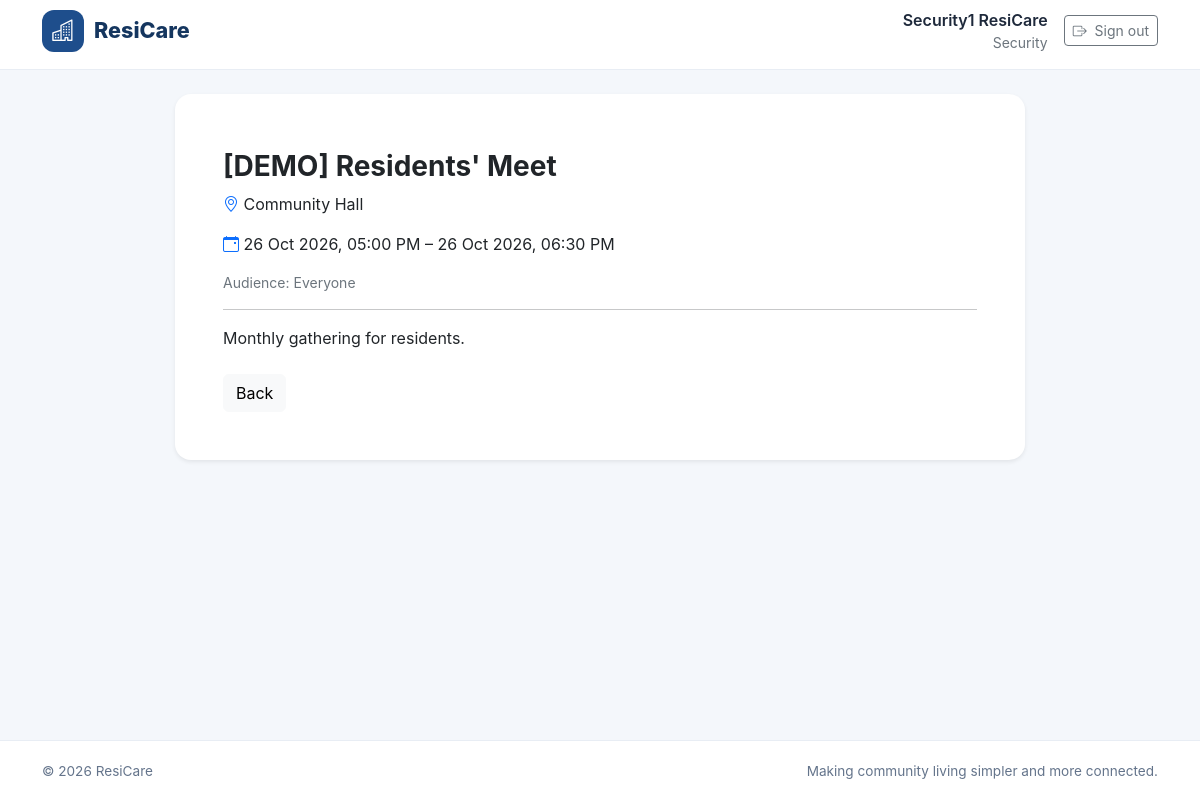
Screenshot of /community/events/1/ (signed in) with the database file from the repository.
### accounts/models.py (models this page shows, shortened)
class User(AbstractUser):
    class Role(models.TextChoices):
        RESIDENT = "RESIDENT", "Resident"
        SECURITY = "SECURITY", "Security"
        MANAGEMENT = "MANAGEMENT", "Management"
    role = models.CharField(
        max_length=20,
        choices=Role.choices,
        default=Role.RESIDENT,
    )
    phone_number = models.CharField(
        max_length=15,
        blank=True,
    )

### community_hub/models.py (models this page shows, shortened)
class CommunityEvent(models.Model):
    title = models.CharField(max_length=200)
    description = models.TextField()
    venue = models.CharField(max_length=200)
    starts_at = models.DateTimeField()
    ends_at = models.DateTimeField()
    audience = models.CharField(
        max_length=20,
        choices=Audience.choices,
        default=Audience.ALL,
    )
    is_published = models.BooleanField(default=False)
    author = models.ForeignKey(
        settings.AUTH_USER_MODEL,
        on_delete=models.SET_NULL,
        null=True,
        related_name="community_events",
    )
    created_at = models.DateTimeField(auto_now_add=True)
    updated_at = models.DateTimeField(auto_now=True)
    class Meta:
        ordering = ["starts_at"]

### community_hub/views.py (the view)
# urls.py: path("events/<int:event_id>/", views.event_detail, name="event_detail"),
@login_required
def event_detail(request, event_id):
    event = get_object_or_404(
        CommunityEvent.objects.select_related("author"), pk=event_id
    )
    if not visible_items(
        CommunityEvent.objects.filter(pk=event.pk), request.user
    ).exists():
        raise PermissionDenied
    return render(request, "community/event_detail.html", {
        "event": event,
        "is_management": is_management(request.user),
    })

### community_hub/views.py (called while the page is built)
def is_management(user):
    return user.role == "MANAGEMENT"

def visible_items(queryset, user):
    if is_management(user):
        return queryset
    return queryset.filter(
        is_published=True
    ).filter(
        Q(audience="ALL") | Q(audience=user.role)
    )

### templates/community/event_detail.html (shortened to what this page needs)
{% extends "base.html" %}
{% block content %}
<div class="container py-4">
    <div class="card border-0 shadow-sm rounded-4 mx-auto" style="max-width: 850px;">
        <div class="card-body p-4 p-md-5">
            <h1 class="h3 fw-bold mt-2">{{ event.title }}</h1>
            <p><i class="bi bi-geo-alt text-primary"></i> {{ event.venue }}</p>
            <p><i class="bi bi-calendar-event text-primary"></i>
                {{ event.starts_at|date:"d M Y, h:i A" }} – {{ event.ends_at|date:"d M Y, h:i A" }}
            </p>
            <p class="small text-secondary">Audience: {{ event.get_audience_display }}</p>
            <hr>
            <div style="white-space: pre-line;">{{ event.description }}</div>
            <a href="{% url 'community:dashboard' %}" class="btn btn-light mt-4">Back</a>
        </div>
    </div>
</div>
{% endblock %}

### templates/base.html (shortened to what this page needs)
{% load static %}
<!DOCTYPE html>
<html lang="en">
<head>
    <link href="https://cdn.jsdelivr.net/npm/bootstrap@5.3.3/dist/css/bootstrap.min.css"
          rel="stylesheet">
    <link href="https://cdn.jsdelivr.net/npm/bootstrap-icons@1.11.3/font/bootstrap-icons.min.css"
          rel="stylesheet">
</head>
<body>
    <header class="rc-navbar">
        <nav class="container h-100 d-flex align-items-center justify-content-between py-2">
            <a href="{% if user.is_authenticated %}{% url 'dashboard' %}{% else %}{% url 'login' %}{% endif %}"
               class="rc-brand">
                <span class="rc-brand-icon">
                    <i class="bi bi-buildings"></i>
                </span>
                <span>ResiCare</span>
            </a>
            {% if user.is_authenticated %}
                <div class="d-flex align-items-center gap-3">
                    <div class="d-none d-sm-block text-end">
                        <div class="fw-semibold">{{ user.get_full_name|default:user.username }}</div>
                        <div class="small text-secondary">{{ user.get_role_display }}</div>
                    </div>
                    <form method="post" action="{% url 'logout' %}" class="m-0">
                        <button type="submit" class="btn btn-outline-secondary btn-sm">
                            <i class="bi bi-box-arrow-right me-1"></i>
                            Sign out
                        </button>
                    </form>
                </div>
            {% endif %}
        </nav>
    </header>
    <main class="rc-main">
        {% block content %}{% endblock %}
    </main>
    <footer class="rc-footer">
        <div class="container d-flex flex-column flex-sm-row justify-content-between gap-2">
            <span>&copy; {% now "Y" %} ResiCare</span>
            <span>Making community living simpler and more connected.</span>
        </div>
    </footer>
</body>
</html>

### templates/base.html (style rules this page uses)
:root { --rc-primary: #1e4e8c; --rc-primary-dark: #15365f; --rc-background: #f4f7fb; --rc-text: #1e293b; --rc-muted: #64748b; }
* { box-sizing: border-box; }
body { margin: 0; font-family: Inter, "Segoe UI", Arial, sans-serif; color: var(--rc-text); background: var(--rc-background); }
.rc-navbar { min-height: 70px; background: #fff; border-bottom: 1px solid #e8edf4; }
.rc-brand { display: inline-flex; align-items: center; gap: 10px; color: var(--rc-primary-dark); font-size: 1.35rem; font-weight: 800; text-decoration: none; }
.rc-brand-icon { display: inline-flex; align-items: center; justify-content: center; width: 42px; height: 42px; color: #fff; background: var(--rc-primary); border-radius: 12px; }
.rc-main { min-height: calc(100vh - 130px); }
.rc-footer { padding: 20px 0; color: var(--rc-muted); background: #fff; border-top: 1px solid #e8edf4; font-size: .85rem; }

### rows the page displays
User: get_full_name "Security1 ResiCare", role "Security"
CommunityEvent: title "[DEMO] Residents' Meet", venue "Community Hall", starts_at "26 Oct 2026, 05:00 PM", ends_at "26 Oct 2026, 06:30 PM", audience "Everyone", description "Monthly gathering for residents."
